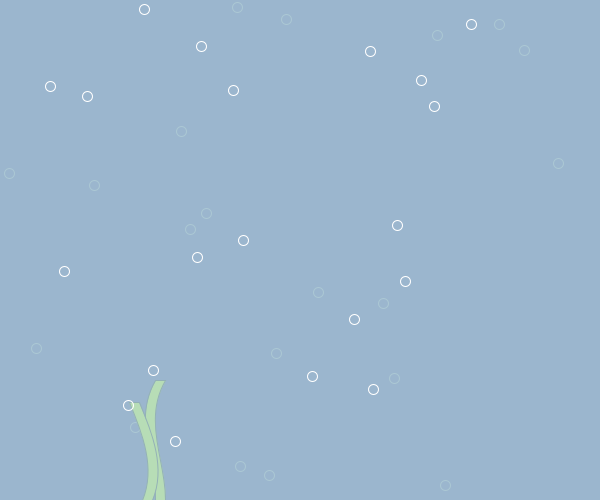
Frame 1 (no input)
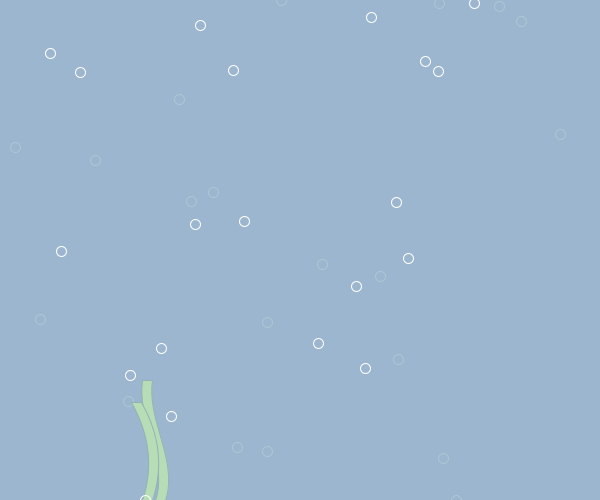
Frame 60 (the mouse pressed at the canvas centre just before this capture)
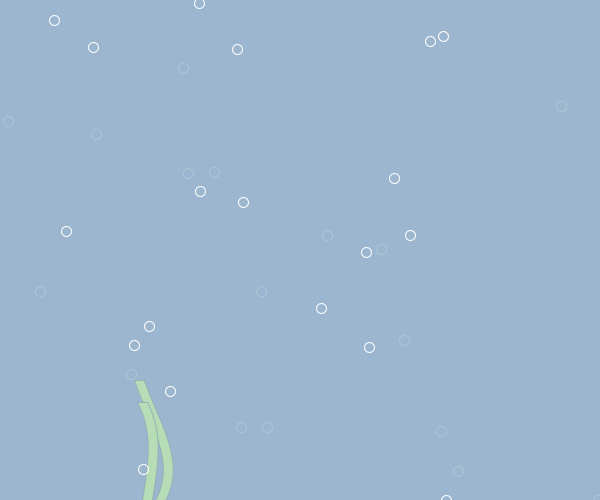
Frame 120 (the mouse held since frame 60 and released just before this capture)

The Processing sketch that drew these frames (run headless with seeded random() and noise(); from frame 60 on, the mouse is pressed at the canvas centre):

// Processing sketch: Ocean
// ── Ocean.pde
ArrayList<Bubble> backBubbles = new ArrayList<Bubble>();
ArrayList<Bubble> frontBubbles = new ArrayList<Bubble>();
float bubbleSize = 10;

Wakame wakame, wakame2;
float diffWakameX = random(20, 25);

PGraphics layerOne, layerTwo;
PGraphics mask;
PGraphics layerWakame;

void setup() {
  size(600, 500);
  smooth();
  layerOne = createGraphics(width, height);
  layerTwo = createGraphics(width, height);
  mask = createGraphics(width, height);
  layerWakame = createGraphics(width, height);
  wakame = new Wakame(random(0, width), random(100, 120));
  wakame2 = new Wakame(random(0, width), random(80, 100));
  for(int i = 0; i < 20; i++){
      backBubbles.add(new Bubble(random(0, width), random(0, height)));
      frontBubbles.add(new Bubble(random(0, width), random(0, height)));
  }
}

void draw() {
  if (frameCount % 60 == 0) {
      backBubbles.add(new Bubble(random(0, width), height));
      frontBubbles.add(new Bubble(random(0, width), height));
  }

  layerOne.beginDraw();
  layerOne.background(#3c24b3);
  for (int i = 0; i < backBubbles.size(); i++) {
    layerOne.noFill();
    layerOne.stroke(255);
    layerOne.ellipse(backBubbles.get(i).x, backBubbles.get(i).y, bubbleSize, bubbleSize);
    backBubbles.get(i).update(random(backBubbles.get(i).x - 1, backBubbles.get(i).x + 1));
    if(backBubbles.get(i).y < -bubbleSize/2) backBubbles.remove(i);
  }
  layerOne.endDraw();

  layerTwo.beginDraw();
  layerTwo.background(#bce2e8, 200);
  for (int i = 0; i < frontBubbles.size(); i++) {
    layerTwo.noFill();
    layerTwo.stroke(255);
    layerTwo.ellipse(frontBubbles.get(i).x, frontBubbles.get(i).y, bubbleSize, bubbleSize);
    frontBubbles.get(i).update(random(frontBubbles.get(i).x - 1, frontBubbles.get(i).x + 1));
    if(frontBubbles.get(i).y < -bubbleSize/2) frontBubbles.remove(i);
  }
  layerTwo.endDraw();

  mask.beginDraw();
  mask.background(#3c24b3, 100);
  mask.endDraw();

  
  float diffX = diffWakameX * sin(frameCount * 0.01);
  float diffXX = diffWakameX * sin(frameCount * 0.01 + PI/2);
  float lastX = diffWakameX * sin(frameCount * 0.01 + PI);
  layerWakame.beginDraw();
  layerWakame.background(0, 100);
  layerWakame.fill(#a7cc00);;
  layerWakame.beginShape();
  layerWakame.vertex(wakame.x, height);
  layerWakame.bezierVertex(wakame.x + diffX, (height - wakame.size) + wakame.size * 2 / 3, wakame.x - diffXX, (height - wakame.size) + wakame.size / 3, wakame.x + lastX, height - wakame.size);
  layerWakame.vertex(wakame.x + 10 + lastX, height - wakame.size);
  layerWakame.bezierVertex(wakame.x + 10 - diffXX, (height - wakame.size) + wakame.size / 3, wakame.x + 10 + diffX, (height - wakame.size) + wakame.size * 2 / 3, wakame.x + 10, height);
  layerWakame.endShape();
  
  float diffWakameXX = map(diffWakameX, 20, 25, 10, 15);
  diffX = diffWakameXX * cos(frameCount * 0.01);
  diffXX = diffWakameXX * cos(frameCount * 0.01 + PI/2);
  lastX = diffWakameXX * cos(frameCount * 0.01 + PI);
  layerWakame.beginShape();
  layerWakame.vertex(wakame2.x, height);
  layerWakame.bezierVertex(wakame2.x + diffX, (height - wakame2.size) + wakame2.size * 2 / 3, wakame2.x - diffXX, (height - wakame2.size) + wakame2.size / 3, wakame2.x + lastX, height - wakame2.size);
  layerWakame.vertex(wakame2.x + 10 + lastX, height - wakame2.size);
  layerWakame.bezierVertex(wakame2.x + 10 - diffXX, (height - wakame2.size) + wakame2.size / 3, wakame2.x + 10 + diffX, (height - wakame2.size) + wakame2.size * 2 / 3, wakame2.x + 10, height);
  layerWakame.endShape();
  layerWakame.endDraw();
  

  image(layerOne, 0, 0, width, height);
  image(mask, 0, 0, width, height);
  image(layerWakame, 0, 0, width, height);
  image(layerTwo, 0, 0, width, height);
}

class Bubble {
  float x, y;
  private float floatingSpeed;
  Bubble(float _x, float _y) {
    this.x = _x;
    this.y = _y;
    this.floatingSpeed = random(3, 6) * 0.1;
  }
  void display(float size) {
    ellipse(x, y, size, size);
  }
  void update(float next) {
    this.x = next;
    this.y -= floatingSpeed;
  }
  void run(float size, float next) {
    display(size);
    update(next);
  }
}

class Wakame{
    float x, size;
    Wakame(float _x, float _sise){
        this.x = _x;
        this.size = _sise;
    }
}
